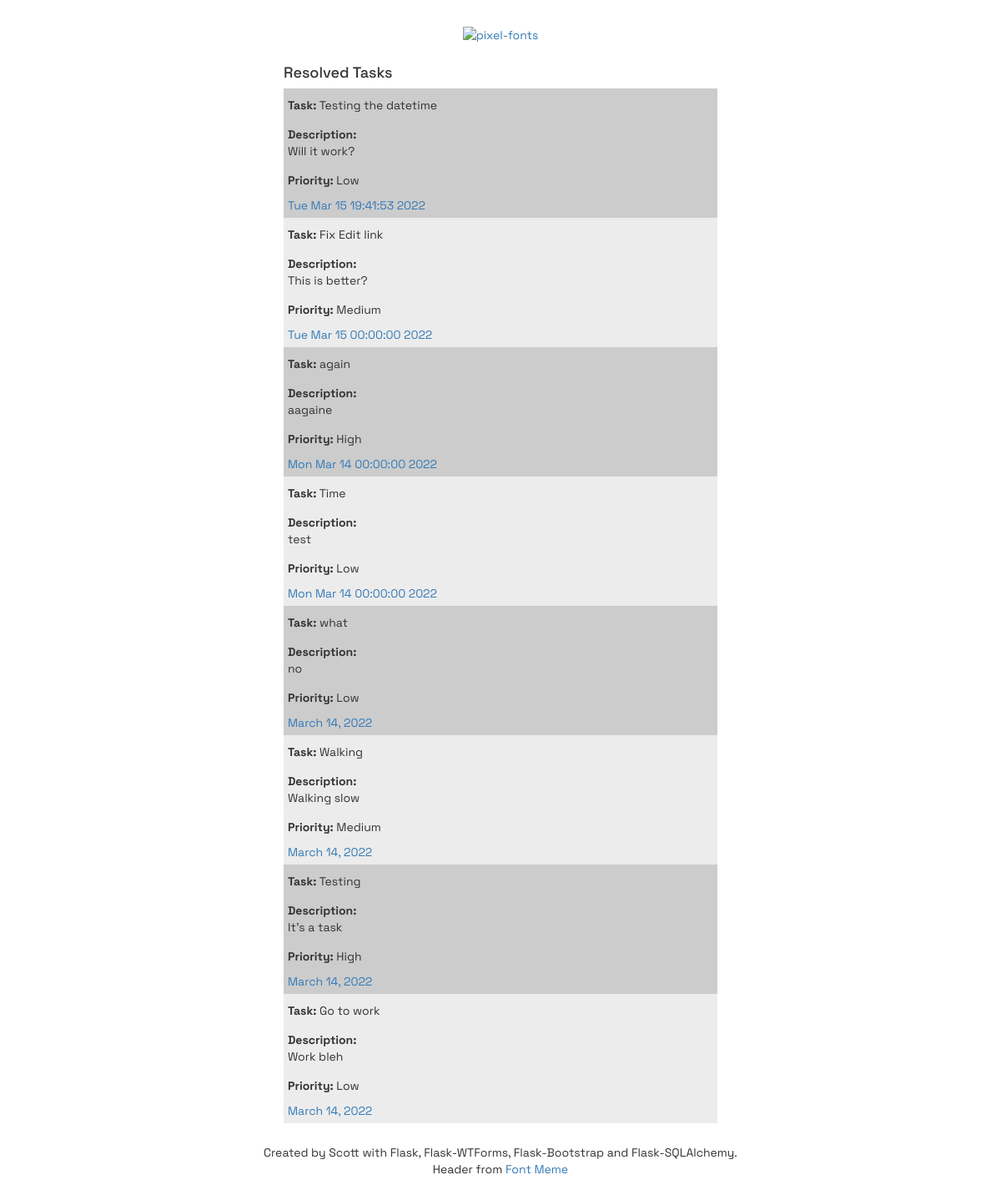
/resolved, run on an earlier commit of the app's database.
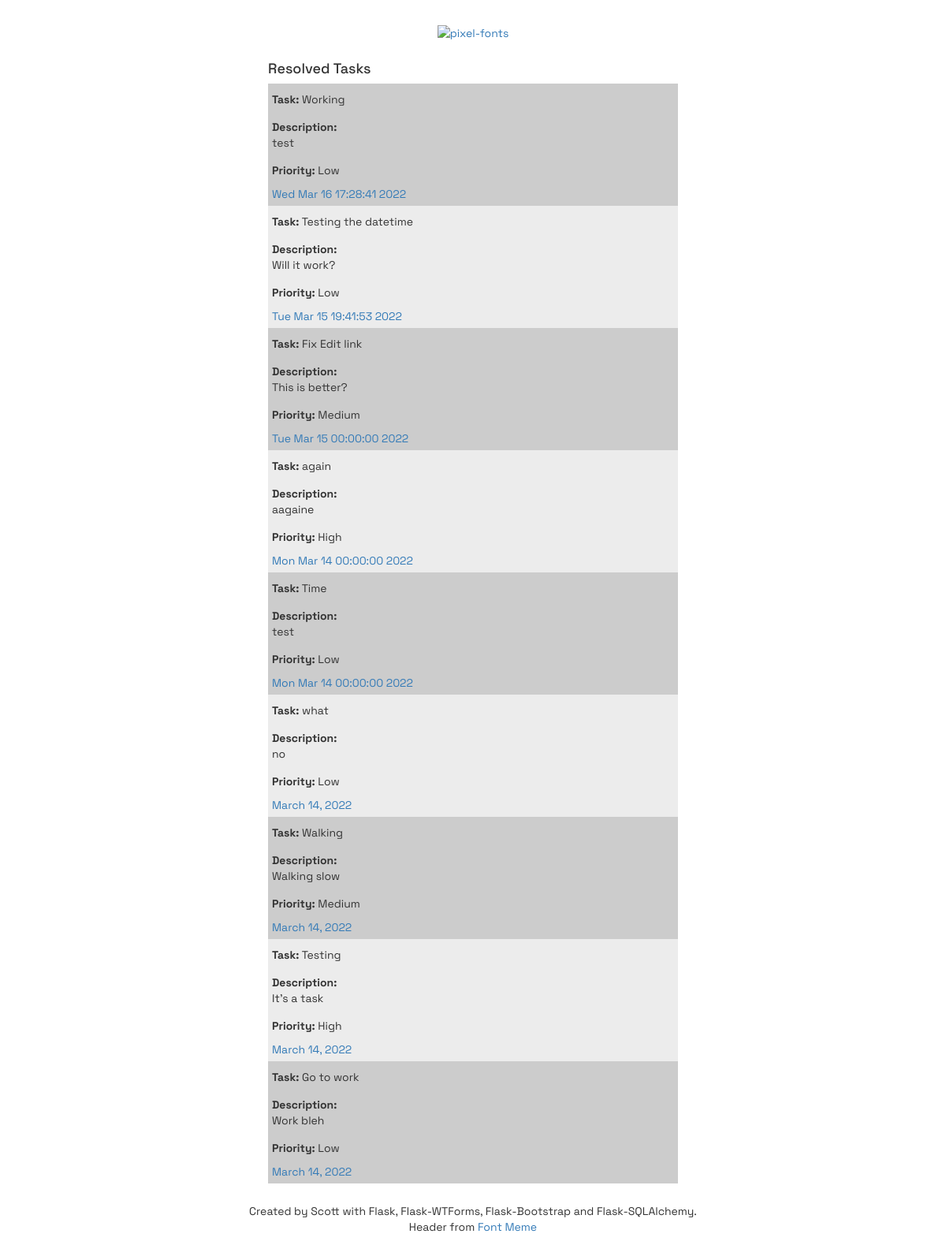
And on a later commit of the database.
### main.py (models this page shows)
class TodoApp(db.Model):
    id = db.Column(db.Integer, primary_key=True)
    title = db.Column(db.String(100))
    description = db.Column(db.String(500))
    priority = db.Column(db.String(25))
    date = db.Column(db.String(100))
    resolved = db.Column(db.Boolean())

### main.py (the view)
@app.route("/resolved")
def show_resolved():
    resolved_todos = TodoApp.query.filter(TodoApp.resolved == 1).all()
    return render_template("resolved.html", todos=resolved_todos)

### templates/resolved.html (shortened to what this page needs)
{% extends "bootstrap/base.html" %}
{% import "bootstrap/wtf.html" as wtf %}
{% block styles %}
{{super()}}
<link rel="stylesheet"
      href="{{url_for('.static', filename='styles.css')}}">
{% endblock %}
{% block content %}
<div class="top">
    <a href="{{ url_for('home')}}"><img src="https://fontmeme.com/permalink/220316/33e90c76948a1c1dd1694469604ba760.png" alt="pixel-fonts" border="0"></a>
</div>
<div class="container">
    <div class="row">
        <h4>Resolved Tasks</h4>
        {% for todo in todos|reverse %}
        <div class="square">
            <p><strong>Task:</strong> {{ todo.title }}</p>
            <p><strong>Description:</strong> <br> {{ todo.description }}</p>
            <p><strong>Priority:</strong> {{ todo.priority }}</p>
             <a title="task" href="#">{{ todo.date }}</a>
        </div>
        {% endfor %}
    </div>
</div>
<div class="top">
    <footer>Created by Scott with Flask, Flask-WTForms, Flask-Bootstrap and Flask-SQLAlchemy. Header from <a
            href="https://fontmeme.com/pixel-fonts/">Font Meme</a></footer>
</div>
{% endblock %}

What changed in the data, as far as the page shows it:
added TodoApp: title "Working", description "test", priority "Low", date "Wed Mar 16 17:28:41 2022"
